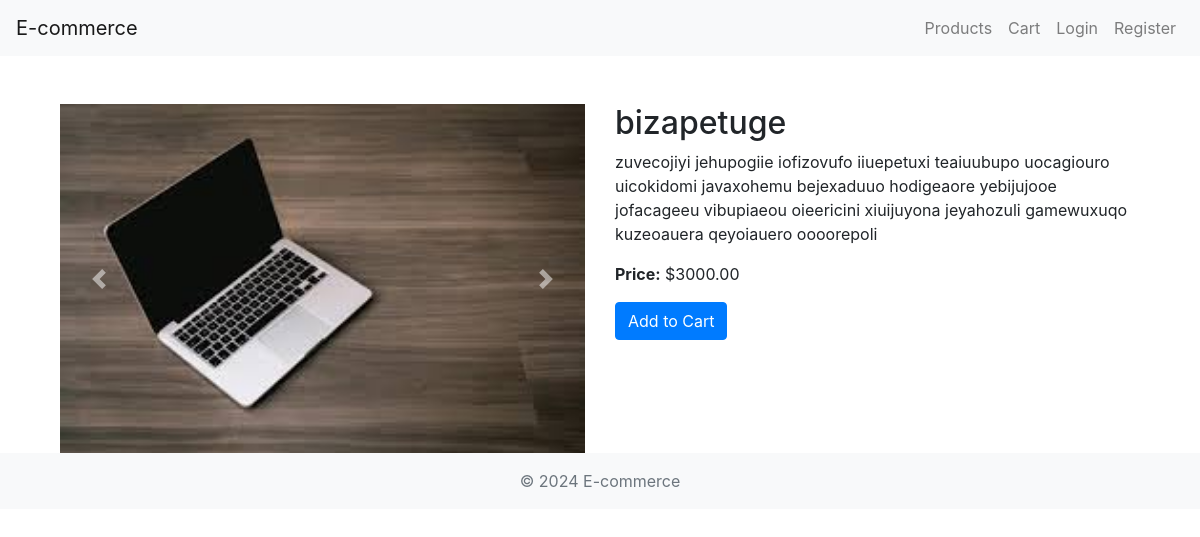
/store/products/25/, run on the app's committed database.
### store/models.py (models this page shows, shortened)
class Product(models.Model):
    category = models.ForeignKey(Category, on_delete=models.CASCADE,default='general')
    name = models.CharField(max_length=200)
    description = models.TextField()
    image = models.ImageField(upload_to='product_images/', null=True, blank=True, storage=non_locking_storage)
    image1 = models.ImageField(upload_to='product_images/', null=True, blank=True,storage=non_locking_storage)
    image2 = models.ImageField(upload_to='product_images/', null=True, blank=True,storage=non_locking_storage)
    image3 = models.ImageField(upload_to='product_images/', null=True, blank=True,storage=non_locking_storage)
    delivery = models.CharField(max_length=32)
    price = models.DecimalField(max_digits=10, decimal_places=2)
    stock = models.IntegerField()
    available= models.BooleanField()

### store/views.py (the view)
# urls.py: path('products/<int:pk>/',ProductDetailView.as_view(),name='product_detail'),
class ProductDetailView(DetailView):
    model = Product
    template_name = 'store/product_detail.html'
    context_object_name = 'product'

### store/templates/store/product_detail.html (shortened to what this page needs)
{% extends 'store/base.html' %}
{% block content %}
<div class="container mt-5">
    <div class="row">
        <div class="col-md-6">
            <div class="carousel slide" id="productImagesCarousel" data-ride="carousel">
                <div class="carousel-inner">
                    <div class="carousel-item active">
                        <img src="{{ product.image1.url }}" class="d-block w-100" alt="{{ product.name }}">
                    </div>
                </div>
                <a class="carousel-control-prev" href="#productImagesCarousel" role="button" data-slide="prev">
                    <span class="carousel-control-prev-icon" aria-hidden="true"></span>
                </a>
                <a class="carousel-control-next" href="#productImagesCarousel" role="button" data-slide="next">
                    <span class="carousel-control-next-icon" aria-hidden="true"></span>
                </a>
            </div>
        </div>
        <div class="col-md-6">
            <h2>{{ product.name }}</h2>
            <p>{{ product.description }}</p>
            <p><strong>Price:</strong> ${{ product.price }}</p>
            <a href="{% url 'add_to_cart' product.id %}" class="btn btn-primary">Add to Cart</a>
        </div>
    </div>
</div>
{% endblock %}

### data on the page
Product: image1 (picture), name "bizapetuge", description "zuvecojiyi jehupogiie iofizovufo iiuepetuxi teaiuubupo uocagiouro uicokidomi javaxohemu bejexaduuo hodigeaore yebijujooe jofacageeu vibupiaeou oieericini xiuijuyona jeyahozuli gamewuxuqo kuzeoauera qeyoiauero oooorepoli", price "3000.00"
